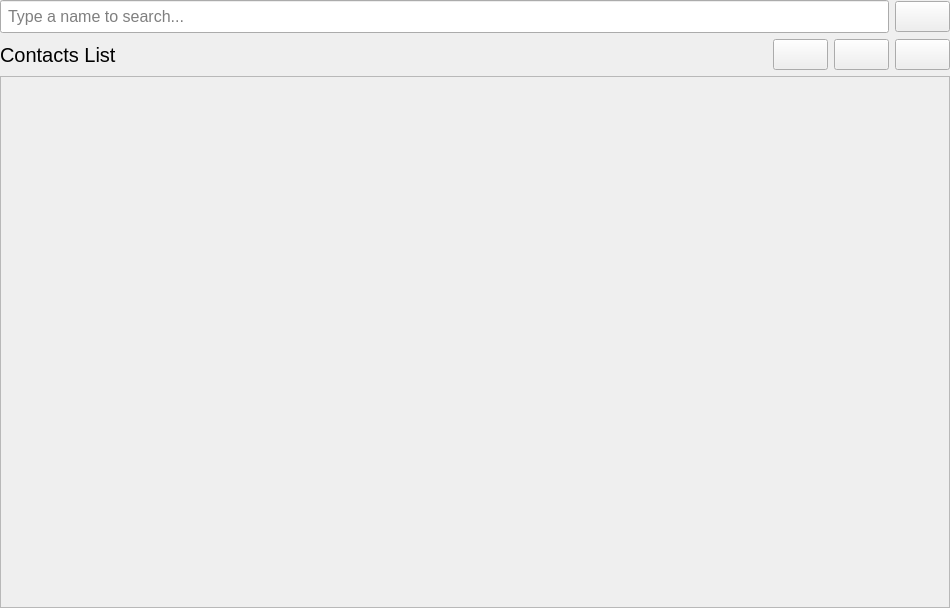
<?xml version="1.0" encoding="UTF-8"?>
<ui version="4.0">
 <class>ContactsListForm</class>
 <widget class="QWidget" name="ContactsListForm">
  <property name="geometry">
   <rect>
    <x>0</x>
    <y>0</y>
    <width>950</width>
    <height>608</height>
   </rect>
  </property>
  <property name="font">
   <font>
    <pointsize>12</pointsize>
   </font>
  </property>
  <property name="windowTitle">
   <string>Form</string>
  </property>
  <property name="styleSheet">
   <string notr="true">QPushButton { padding: 5; }</string>
  </property>
  <layout class="QVBoxLayout" name="verticalLayout">
   <property name="leftMargin">
    <number>0</number>
   </property>
   <property name="topMargin">
    <number>0</number>
   </property>
   <property name="rightMargin">
    <number>0</number>
   </property>
   <property name="bottomMargin">
    <number>0</number>
   </property>
   <item>
    <widget class="QWidget" name="widget_2" native="true">
     <layout class="QHBoxLayout" name="horizontalLayout_2">
      <property name="leftMargin">
       <number>0</number>
      </property>
      <property name="topMargin">
       <number>0</number>
      </property>
      <property name="rightMargin">
       <number>0</number>
      </property>
      <property name="bottomMargin">
       <number>0</number>
      </property>
      <item>
       <widget class="QLineEdit" name="lineSearch">
        <property name="styleSheet">
         <string notr="true">padding: 5;</string>
        </property>
        <property name="placeholderText">
         <string>Type a name to search...</string>
        </property>
       </widget>
      </item>
      <item>
       <widget class="QPushButton" name="btnSearch">
        <property name="icon">
         <iconset theme="QIcon::ThemeIcon::EditFind"/>
        </property>
        <property name="iconSize">
         <size>
          <width>20</width>
          <height>20</height>
         </size>
        </property>
       </widget>
      </item>
     </layout>
    </widget>
   </item>
   <item>
    <widget class="QWidget" name="widget" native="true">
     <property name="styleSheet">
      <string notr="true"/>
     </property>
     <layout class="QHBoxLayout" name="horizontalLayout">
      <property name="leftMargin">
       <number>0</number>
      </property>
      <property name="topMargin">
       <number>0</number>
      </property>
      <property name="rightMargin">
       <number>0</number>
      </property>
      <property name="bottomMargin">
       <number>0</number>
      </property>
      <item>
       <widget class="QLabel" name="label">
        <property name="font">
         <font>
          <pointsize>15</pointsize>
         </font>
        </property>
        <property name="text">
         <string>Contacts List</string>
        </property>
       </widget>
      </item>
      <item>
       <spacer name="horizontalSpacer">
        <property name="orientation">
         <enum>Qt::Orientation::Horizontal</enum>
        </property>
        <property name="sizeHint" stdset="0">
         <size>
          <width>40</width>
          <height>20</height>
         </size>
        </property>
       </spacer>
      </item>
      <item>
       <widget class="QPushButton" name="btnNew">
        <property name="toolTip">
         <string>add new contact</string>
        </property>
        <property name="text">
         <string/>
        </property>
        <property name="icon">
         <iconset theme="QIcon::ThemeIcon::ListAdd"/>
        </property>
        <property name="iconSize">
         <size>
          <width>20</width>
          <height>20</height>
         </size>
        </property>
       </widget>
      </item>
      <item>
       <widget class="QPushButton" name="btnEdit">
        <property name="toolTip">
         <string>edit selected contact</string>
        </property>
        <property name="icon">
         <iconset theme="QIcon::ThemeIcon::MailMessageNew"/>
        </property>
        <property name="iconSize">
         <size>
          <width>20</width>
          <height>20</height>
         </size>
        </property>
       </widget>
      </item>
      <item>
       <widget class="QPushButton" name="btnDelete">
        <property name="toolTip">
         <string>delete selected contacts</string>
        </property>
        <property name="icon">
         <iconset theme="QIcon::ThemeIcon::EditDelete"/>
        </property>
        <property name="iconSize">
         <size>
          <width>20</width>
          <height>20</height>
         </size>
        </property>
       </widget>
      </item>
     </layout>
    </widget>
   </item>
   <item>
    <widget class="QScrollArea" name="scrollArea">
     <property name="widgetResizable">
      <bool>true</bool>
     </property>
     <widget class="QWidget" name="widList">
      <property name="geometry">
       <rect>
        <x>0</x>
        <y>0</y>
        <width>948</width>
        <height>530</height>
       </rect>
      </property>
     </widget>
    </widget>
   </item>
  </layout>
 </widget>
 <resources/>
 <connections/>
</ui>
